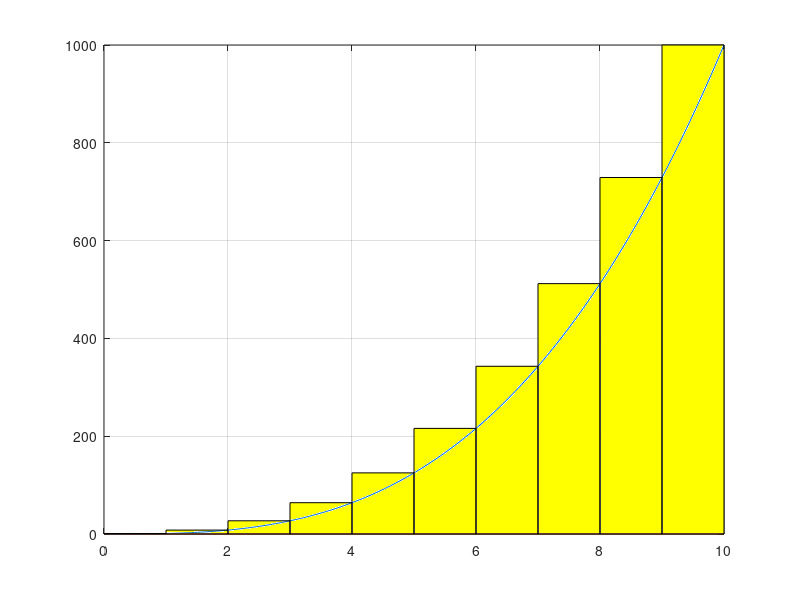

Write the MATLAB code that produced this figure. (Note: this script raises an error after producing the figure.)
fun = @(x) x.^3;
fun1= @(x) 1/4*x.^4;
q=integral(fun,0,10);

x=linspace(0,10,200);
 
plot(x,fun(x));
hold on
grid on;
plot(x,zeros(size(x)))

for v = 0.0:1.0:9.0
    rectangle('Position',[v 0 1.0 fun(v+1)],'FaceColor',	'#FFFF00')
end
ax = gca;
ax.XAxisLocation = 'origin';
ax.YAxisLocation = 'origin';
plot(x,fun1(x),'r')
colororder('#D95319')
plot(x,fun(x));